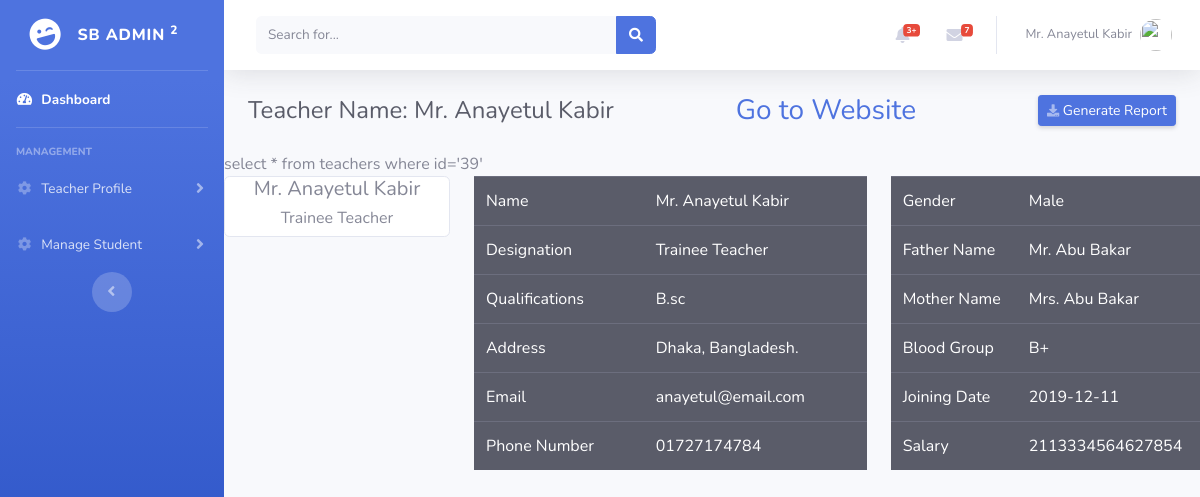
Page /index.php?t=teacherprofile (signed in) on the committed database.
### tables this page shows
CREATE TABLE `teachers` (
  `id` int(10) UNSIGNED NOT NULL,
  `name` varchar(50) NOT NULL,
  `designation` varchar(20) NOT NULL,
  `qualification` varchar(50) NOT NULL,
  `address` varchar(200) NOT NULL,
  `email` varchar(40) NOT NULL,
  `password` varchar(32) NOT NULL,
  `phone` varchar(20) NOT NULL,
  `gender` tinyint(4) NOT NULL,
  `NID` varchar(30) NOT NULL,
  `PID` varchar(30) NOT NULL,
  `father_name` varchar(50) NOT NULL,
  `mother_name` varchar(50) NOT NULL,
  `nationality` varchar(20) NOT NULL,
  `blood_group` varchar(10) NOT NULL,
  `joining_date` date NOT NULL,
  `salary_account` varchar(30) NOT NULL,
  `salery` float(10,2) NOT NULL,
  `subject_id` int(10) UNSIGNED NOT NULL,
  `remarks` varchar(100) NOT NULL,
  `type` tinyint(4) NOT NULL,
  `class_id` int(10) UNSIGNED DEFAULT NULL,
  `teacher_pic` varchar(4) NOT NULL
);

### views/teacher/teacherprofile.exe.php (the view, shortened to what this page needs)
<?php
                        $crud = new Crud();
                        $result = $crud->ReadData("*" , "teachers", ['id'=>$_SESSION['id']] );
                     $data = $result->fetch_object() ?>
<section>
	<div class="row">
		<div class="col-sm-3">
			<div class="card text-center">
			  <h5 ><?php echo $data->name?></h5>
			  <h6><?php echo $data->designation?></h6>
			</div>
		</div>
		<div class="col-sm-5">
			<table class="table table-dark">
			  <tbody>
			    <tr>
			      <td>Name</td>
			      <td>
			      	 <?php echo $data->name?>
			      </td>
			    </tr>
			    <tr>
			      <td>Designation</td>
			     <td>
			      	 <?php echo $data->designation?>
			      </td>
			    </tr>
			    <tr>
			      <td>Qualifications</td>
			      <td>
			      	 <?php echo $data->qualification?>
			      </td>
			    </tr>
			    <tr>
			      <td>Address</td>
			      <td>
			      	 <?php echo $data->address?>
			      </td>
			    </tr>
			    <tr>
			      <td>Email</td>
			      <td>
			      	 <?php echo $data->email?>
			      </td>
			    </tr>
			    <tr>
			      <td>Phone Number</td>
			      <td>
			      	 <?php echo $data->phone?>
			      </td>
			    </tr>
			  </tbody>
			</table>
		</div>
<div class="col-sm-4">
			<table class="table table-dark">
			  <tbody>
			    <tr>
			      <td>Gender</td>
			      <td>
			      	 <?php
			      	 if($data->gender==1){
			      	 	echo "Male";
			      	 }else if ($data->gender==2) {
			      	 	echo "Female";
			      	 }else{
			      	 	echo "Others";
			      	 }
			      	 ?>
			      </td>
			    </tr>
			    <tr>
			      <td>Father Name</td>
			     <td>
			      	 <?php echo $data->father_name?>
			      </td>
			    </tr>
			    <tr>
			      <td>Mother Name</td>
			     <td>
			      	 <?php echo $data->mother_name?>
			      </td>
			    </tr>
			    <tr>
			      <td>Blood Group</td>
			     <td>
			      	 <?php echo $data->blood_group?>
			      </td>
			    </tr>
			    <tr>
			      <td>Joining Date</td>
			     <td>
			      	 <?php echo $data->joining_date?>
			      </td>
			    </tr>
			    <tr>
			      <td>Salary</td>
			      <td>
			      	 <?php echo $data->salary_account?>
			      </td>
			    </tr>
			  </tbody>
			</table>
		</div>
	</div>
</section>

### index.php (shortened to what this page needs)
<?php
if(isset($_GET['f'])){
	include "includes/frontInclude/header.php";
}
else if(isset($_GET['logi'] )){
	if($_GET['logi']){
		include "includes/login-header.php";
	}else{
		include "includes/login-header.php";
	}
}
else if(isset($_GET['s'])){
	if($_GET['s']){
		include "includes/adminInclude/header.php";
	}else{
		include "includes/login-header.php";
	}
}
else if(isset($_GET['t'] )){
	if($_GET['t']){
		include "includes/teacherInclude/header.php";
	}else{
		include "includes/login-header.php";
	}
}
if(isset($_GET['f'])){
	if(file_exists("views/front/".$_GET['f'].".blade.php")){
		include "views/front/".$_GET['f'].".blade.php";
	}else{
		include "views/front/404.php";
	}
}
else if(isset($_GET['t'])){
	if($_GET['t']){
		if(file_exists("views/teacher/".$_GET['t'].".exe.php")){
			include "views/teacher/".$_GET['t'].".exe.php";
		}else{
			include "views/teacher/404.php";
		}
	}else{
		include "views/login/login.exe.php";
	}
}
if(isset($_GET['f'])){
	include "includes/frontInclude/footer.php";
}
else if(isset($_GET['logi'])){
	if($_GET['logi']){
		include "includes/adminInclude/footer.php";
	}else{
		include "includes/login-footer.php";
	}
}
else if(isset($_GET['s'])){
	if($_GET['s']){
		include "includes/adminInclude/footer.php";
	}else{
		include "includes/adminInclude/login-footer.php";
	}
}
else if(isset($_GET['t'])){
	if($_GET['t'] ){
		include "includes/adminInclude/footer.php";
	}else{
		include "includes/login-footer.php";
	}
}
?>

### includes/teacherInclude/header.php (shortened to what this page needs)
<?php
   require "././library/adminlibrary/model.php";
   if(isset($_SESSION['type']) && $_SESSION['type']==3 && $_SESSION['id']){
 ?>
<!DOCTYPE html>
<html lang="en">
<head>
  <link href="assets/adminAssets/vendor/fontawesome-free/css/all.min.css" rel="stylesheet" type="text/css">
  <link rel="stylesheet" href="https://cdn.jsdelivr.net/npm/uikit@3.2.3/dist/css/uikit.min.css" />
  <link href="assets/adminAssets/css/sb-admin-2.min.css" rel="stylesheet">
  <link href="assets/adminAssets/css/custom.css" rel="stylesheet">
</head>
<body id="page-top">
  <div id="wrapper">
    <ul class="navbar-nav bg-gradient-primary sidebar sidebar-dark accordion" id="accordionSidebar">
      <a class="sidebar-brand d-flex align-items-center justify-content-center" href="index.php?t=index">
        <div class="sidebar-brand-icon rotate-n-15">
          <i class="fas fa-laugh-wink"></i>
        </div>
        <div class="sidebar-brand-text mx-3">SB Admin <sup>2</sup></div>
      </a>
      <hr class="sidebar-divider my-0">
      <li class="nav-item active">
        <a class="nav-link" href="index.php?t=index">
          <i class="fas fa-fw fa-tachometer-alt"></i>
          <span>Dashboard</span></a>
      </li>
      <hr class="sidebar-divider">
      <div class="sidebar-heading">
        management
      </div>
      <li class="nav-item">
        <a class="nav-link collapsed" href="#" data-toggle="collapse" data-target="#managementStudent" aria-expanded="true" aria-controls="managementStudent">
          <i class="fas fa-fw fa-cog"></i>
          <span>Teacher Profile</span>
        </a>
      </li>
      <li class="nav-item">
        <a class="nav-link collapsed" href="#" data-toggle="collapse" data-target="#managementStatus" aria-expanded="true" aria-controls="managementStatus">
          <i class="fas fa-fw fa-cog"></i>
          <span>Manage Student</span>
        </a>
      </li>
      <div class="text-center d-none d-md-inline">
        <button class="rounded-circle border-0" id="sidebarToggle"></button>
      </div>
    </ul>
    <div id="content-wrapper" class="d-flex flex-column">
      <div id="content">
        <nav class="navbar navbar-expand navbar-light bg-white topbar mb-4 static-top shadow">
          <form class="d-none d-sm-inline-block form-inline mr-auto ml-md-3 my-2 my-md-0 mw-100 navbar-search">
            <div class="input-group">
              <input type="text" class="form-control bg-light border-0 small" placeholder="Search for..." aria-label="Search" aria-describedby="basic-addon2">
              <div class="input-group-append">
                <button class="btn btn-primary" type="button">
                  <i class="fas fa-search fa-sm"></i>
                </button>
              </div>
            </div>
          </form>
          <ul class="navbar-nav ml-auto">
            <li class="nav-item dropdown no-arrow mx-1">
              <a class="nav-link dropdown-toggle" href="#" id="alertsDropdown" role="button" data-toggle="dropdown" aria-haspopup="true" aria-expanded="false">
                <i class="fas fa-bell fa-fw"></i>
                <span class="badge badge-danger badge-counter">3+</span>
              </a>
            </li>
            <li class="nav-item dropdown no-arrow mx-1">
              <a class="nav-link dropdown-toggle" href="#" id="messagesDropdown" role="button" data-toggle="dropdown" aria-haspopup="true" aria-expanded="false">
                <i class="fas fa-envelope fa-fw"></i>
                <span class="badge badge-danger badge-counter">7</span>
              </a>
            </li>
            <li class="nav-item dropdown no-arrow">
              <a class="nav-link dropdown-toggle" href="#" id="userDropdown" role="button" data-toggle="dropdown" aria-haspopup="true" aria-expanded="false">
                <span class="mr-2 d-none d-lg-inline text-gray-600 small">
                  <?php
                      echo $_SESSION['name'];
                  ?>
                </span>
                <img class="img-profile rounded-circle" src="https://source.unsplash.com/QAB-WJcbgJk/60x60">
              </a>
            </li>
          </ul>
        </nav>
  <section>
    <div class="container">
      <div class="row">
        <div class="col-sm-12">
          <div class="d-sm-flex align-items-center justify-content-between mb-4">
            <h4 class=" mb-0 text-gray-800">
              <?php
                  echo "Teacher Name: ".$_SESSION['name'];
              ?>
            </h4>
            <h1 class="h3 mb-0 text-gray-800"><a href="index.php?f=home">Go to Website</a></h1>
            <a href="#" class="d-none d-sm-inline-block btn btn-sm btn-primary shadow-sm"><i class="fas fa-download fa-sm text-white-50"></i> Generate Report</a>
          </div>
        </div>
      </div>
    </div>
  </section>
<?php
   }else{
      Redirect("index.php?logi=login");
   }
 ?>

### library/adminlibrary/model.php (shortened to what this page needs)
<?php
class Crud{
	private $con;
	function __construct(Type $foo = null){
		$con =new mysqli("localhost", "root", "", "sms");
		$this->con = $con;
	}
	public function ReadData($data, $table,  $where=null,   $orders=null, $relations = null){
		$query="select {$data} from {$table} ";
		$tmp_order = "";
		$tmp_where = "";
		$tmp_rel = "";
		if(!empty($where)){
			foreach($where as $where_i=>$where_value){
				if(!$tmp_where == "") {
					$tmp_where .= " && ";
				}
				else {
					$tmp_where .= "where ";
				}
				$tmp_where .= "{$where_i}='".$where_value."' ";
			}
		}
		$query .= $tmp_where;
		$query .= $tmp_order;
		$query .= $tmp_rel;
		echo $query;
		return $this->con->query($query);
	}
}

### includes/adminInclude/footer.php (shortened to what this page needs)
</body>
</html>

### rows in the picture
teachers: name "Mr. Anayetul Kabir", designation "Trainee Teacher", qualification "B.sc", address "Dhaka, Bangladesh.", email "anayetul@email.com", phone "01727174784", father_name "Mr. Abu Bakar", mother_name "Mrs. Abu Bakar", blood_group "B+", joining_date "2019-12-11", salary_account "2113334564627854"

### other values in the picture
$_SESSION['name'] "Mr. Anayetul Kabir"
$query "select * from teachers where id='39'"
